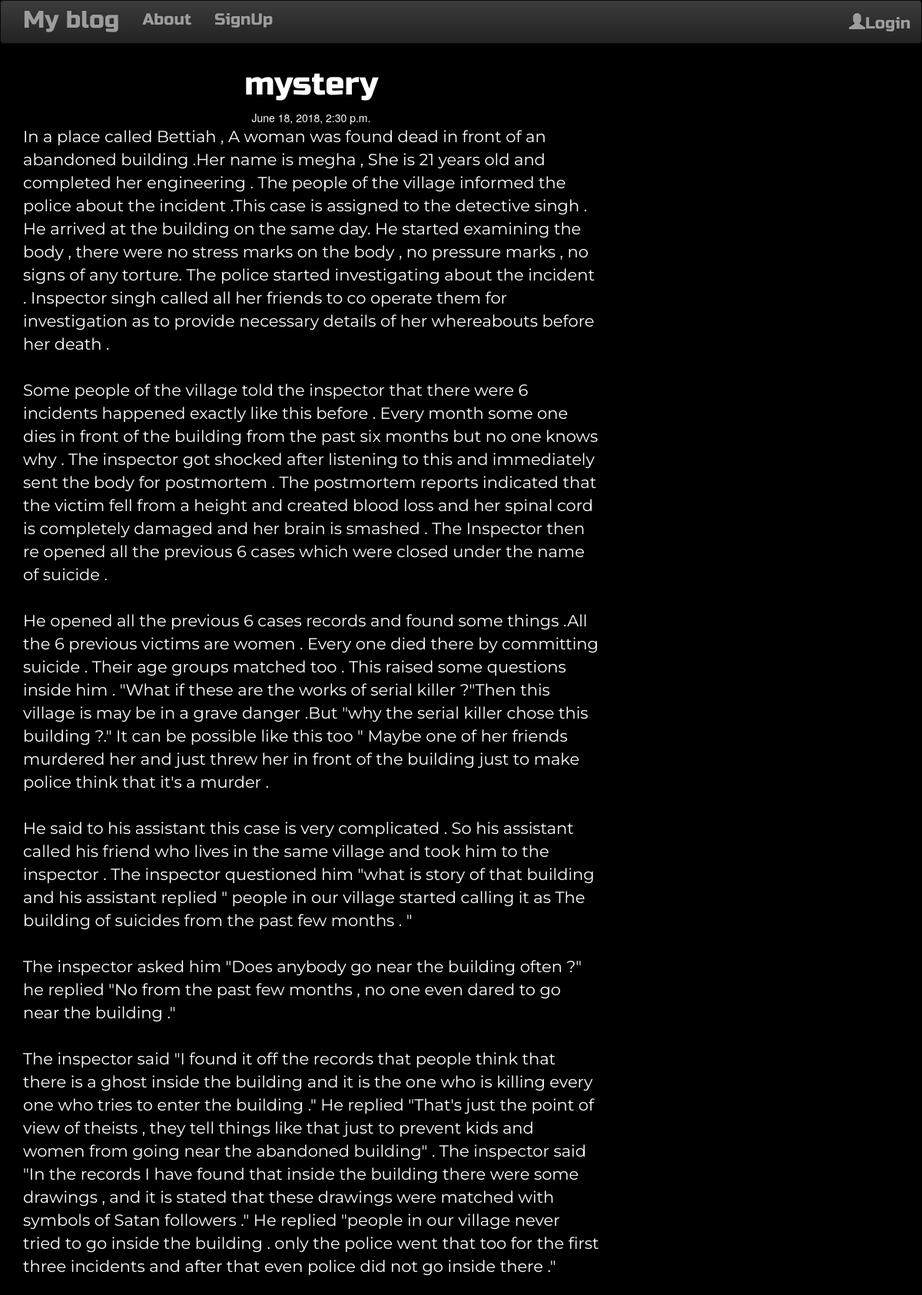
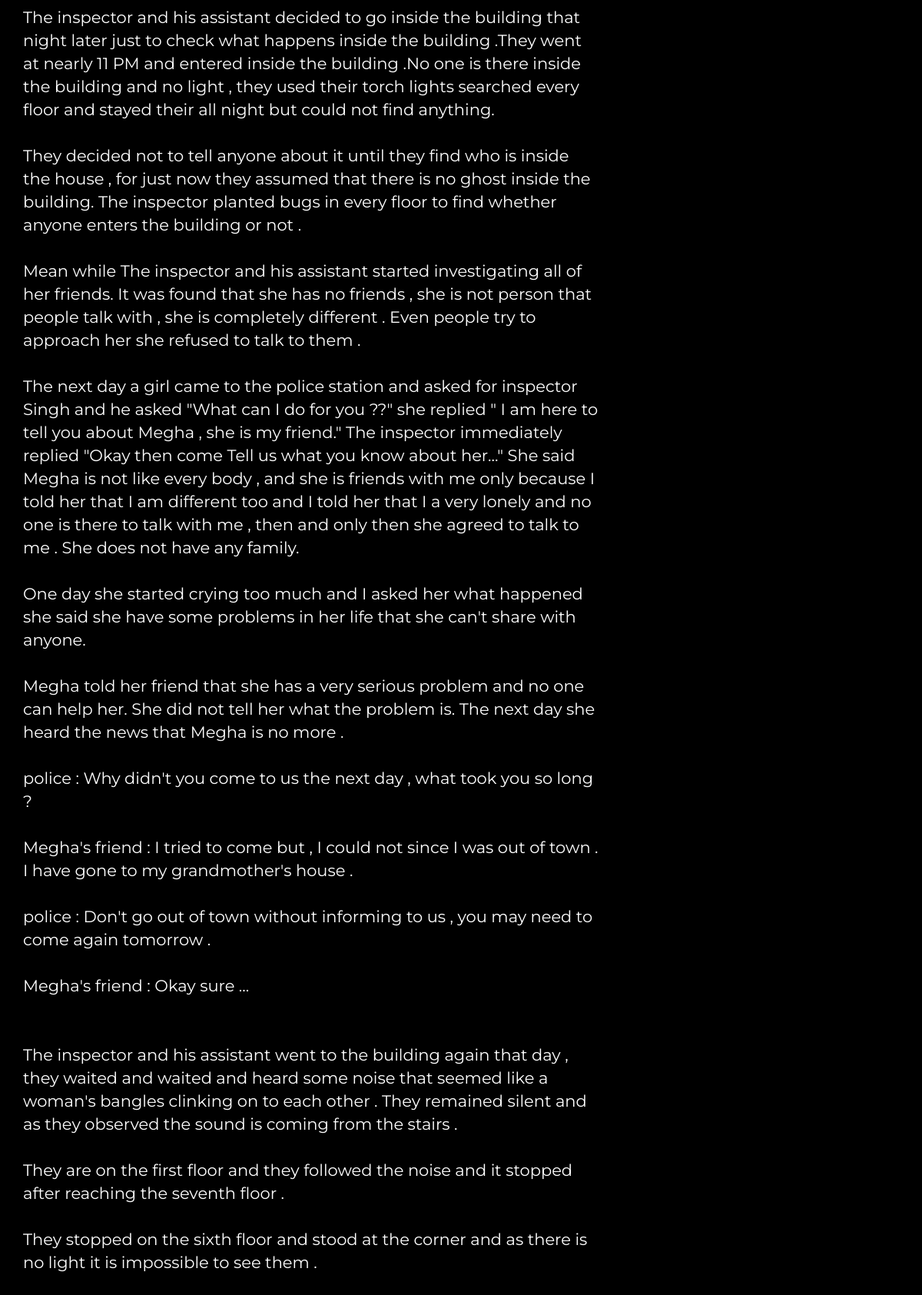
Screenshot of /post/2 (upper part) with the database file from the repository (2 pictures, top to bottom).
### web/models.py (models this page shows, shortened)
class Post(models.Model):
    author = models.ForeignKey('auth.User', on_delete=models.CASCADE)
    title = models.CharField(max_length=1000)
    content = models.TextField()
    created_date = models.DateTimeField(default=timezone.now)
    published_date = models.DateTimeField(blank=True, null=True)

### web/views.py (the view)
# urls.py: url(r'^post/(?P<pk>\d+)$', views.PostDetailView.as_view(), name='post_detail'),
class PostDetailView(DetailView):
    model = Post

### web/templates/web/post_detail.html (shortened to what this page needs)
{% extends 'web/base.html' %}
{% block content %}
        <h1 class='posttitle loader'>{{ post.title }}</h1>
        {% if post.published_date %}
            <div class="date postdate">
                {{ post.published_date }}
            </div>
        {% else %}
            <a class="btn btn-default" href="{% url 'post_publish' pk=post.pk %}">Publish</a>
        {% endif %}
      <p class='postcontent' >{{ post.content|safe|linebreaksbr }}</p>
{% endblock %}

### web/static/css/web.css (style rules this page uses)
.postdate { text-align: center; }
.posttitle { font-family: 'Russo One', sans-serif; font-size: 3em; text-align: center; }
.postcontent { font-family: 'Montserrat'; font-size: 1.5em; }
body { background-color: black; color:white; }

### rows the page displays
Post: title "mystery", published_date "June 18, 2018, 2:30 p.m.", content "In a place called Bettiah , A woman was found dead in front of an abandoned building .Her name is megha , She is 21 years old and completed her engineering . The people of the village informed the police about the incident .This case is assigned to the detective singh . He arrived at the building on the same day. He started examining the body , there were no stress marks on the body , no pressure marks , no signs of any torture. The police started investigating about the incident . Inspector singh called all her friends to co operate them for investigation as to provide necessary details of her whereabouts before her death . Some people of the village told the inspector that there were 6…"
